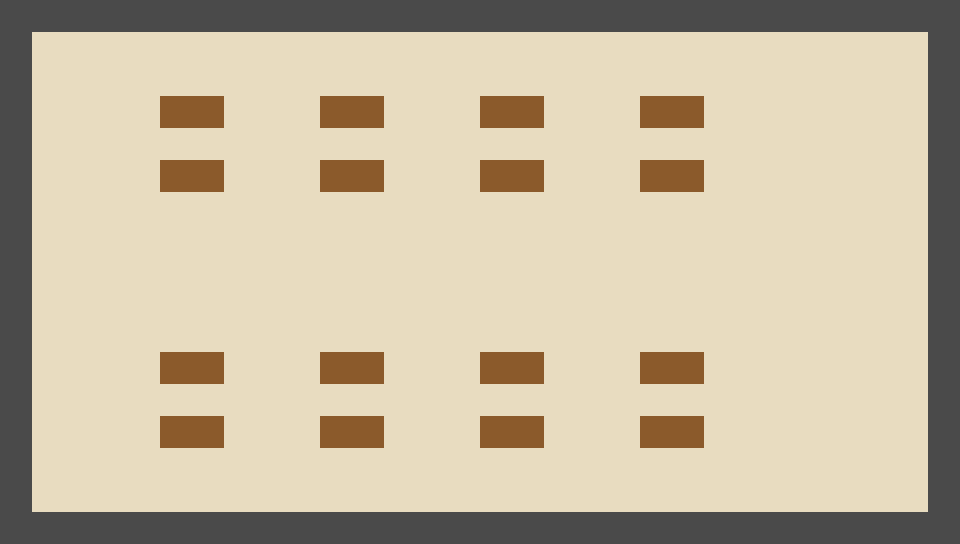

A level layout from a 2D game, rendered from its tile map. Below: a short description, then the map file with its tile-grid data intact:
An orthogonal 30x17 tile map with 32x32 px tiles, 2 tile layers (ground, walls) and 3 objects (entry_west, goal, exit_east).

<map version="1.10" tiledversion="1.12.1" orientation="orthogonal" renderorder="right-down" width="30" height="17" tilewidth="32" tileheight="32" infinite="0" nextlayerid="5" nextobjectid="11">
 <tileset firstgid="1" name="tileset_school" tilewidth="32" tileheight="32" tilecount="3" columns="3">
  <image source="tileset_school.png" width="96" height="32" />
 </tileset>
 <layer id="1" name="ground" width="30" height="17">
  <data encoding="csv">
1,1,1,1,1,1,1,1,1,1,1,1,1,1,1,1,1,1,1,1,1,1,1,1,1,1,1,1,1,1,
1,1,1,1,1,1,1,1,1,1,1,1,1,1,1,1,1,1,1,1,1,1,1,1,1,1,1,1,1,1,
1,1,1,1,1,1,1,1,1,1,1,1,1,1,1,1,1,1,1,1,1,1,1,1,1,1,1,1,1,1,
1,1,1,1,1,1,1,1,1,1,1,1,1,1,1,1,1,1,1,1,1,1,1,1,1,1,1,1,1,1,
1,1,1,1,1,1,1,1,1,1,1,1,1,1,1,1,1,1,1,1,1,1,1,1,1,1,1,1,1,1,
1,1,1,1,1,1,1,1,1,1,1,1,1,1,1,1,1,1,1,1,1,1,1,1,1,1,1,1,1,1,
1,1,1,1,1,1,1,1,1,1,1,1,1,1,1,1,1,1,1,1,1,1,1,1,1,1,1,1,1,1,
1,1,1,1,1,1,1,1,1,1,1,1,1,1,1,1,1,1,1,1,1,1,1,1,1,1,1,1,1,1,
1,1,1,1,1,1,1,1,1,1,1,1,1,1,1,1,1,1,1,1,1,1,1,1,1,1,1,1,1,1,
1,1,1,1,1,1,1,1,1,1,1,1,1,1,1,1,1,1,1,1,1,1,1,1,1,1,1,1,1,1,
1,1,1,1,1,1,1,1,1,1,1,1,1,1,1,1,1,1,1,1,1,1,1,1,1,1,1,1,1,1,
1,1,1,1,1,1,1,1,1,1,1,1,1,1,1,1,1,1,1,1,1,1,1,1,1,1,1,1,1,1,
1,1,1,1,1,1,1,1,1,1,1,1,1,1,1,1,1,1,1,1,1,1,1,1,1,1,1,1,1,1,
1,1,1,1,1,1,1,1,1,1,1,1,1,1,1,1,1,1,1,1,1,1,1,1,1,1,1,1,1,1,
1,1,1,1,1,1,1,1,1,1,1,1,1,1,1,1,1,1,1,1,1,1,1,1,1,1,1,1,1,1,
1,1,1,1,1,1,1,1,1,1,1,1,1,1,1,1,1,1,1,1,1,1,1,1,1,1,1,1,1,1,
1,1,1,1,1,1,1,1,1,1,1,1,1,1,1,1,1,1,1,1,1,1,1,1,1,1,1,1,1,1
</data>
 </layer>
 <layer id="2" name="walls" width="30" height="17">
  <data encoding="csv">
2,2,2,2,2,2,2,2,2,2,2,2,2,2,2,2,2,2,2,2,2,2,2,2,2,2,2,2,2,2,
2,0,0,0,0,0,0,0,0,0,0,0,0,0,0,0,0,0,0,0,0,0,0,0,0,0,0,0,0,2,
2,0,0,0,0,0,0,0,0,0,0,0,0,0,0,0,0,0,0,0,0,0,0,0,0,0,0,0,0,2,
2,0,0,0,0,3,3,0,0,0,3,3,0,0,0,3,3,0,0,0,3,3,0,0,0,0,0,0,0,2,
2,0,0,0,0,0,0,0,0,0,0,0,0,0,0,0,0,0,0,0,0,0,0,0,0,0,0,0,0,2,
2,0,0,0,0,3,3,0,0,0,3,3,0,0,0,3,3,0,0,0,3,3,0,0,0,0,0,0,0,2,
2,0,0,0,0,0,0,0,0,0,0,0,0,0,0,0,0,0,0,0,0,0,0,0,0,0,0,0,0,2,
2,0,0,0,0,0,0,0,0,0,0,0,0,0,0,0,0,0,0,0,0,0,0,0,0,0,0,0,0,2,
2,0,0,0,0,0,0,0,0,0,0,0,0,0,0,0,0,0,0,0,0,0,0,0,0,0,0,0,0,2,
2,0,0,0,0,0,0,0,0,0,0,0,0,0,0,0,0,0,0,0,0,0,0,0,0,0,0,0,0,2,
2,0,0,0,0,0,0,0,0,0,0,0,0,0,0,0,0,0,0,0,0,0,0,0,0,0,0,0,0,2,
2,0,0,0,0,3,3,0,0,0,3,3,0,0,0,3,3,0,0,0,3,3,0,0,0,0,0,0,0,2,
2,0,0,0,0,0,0,0,0,0,0,0,0,0,0,0,0,0,0,0,0,0,0,0,0,0,0,0,0,2,
2,0,0,0,0,3,3,0,0,0,3,3,0,0,0,3,3,0,0,0,3,3,0,0,0,0,0,0,0,2,
2,0,0,0,0,0,0,0,0,0,0,0,0,0,0,0,0,0,0,0,0,0,0,0,0,0,0,0,0,2,
2,0,0,0,0,0,0,0,0,0,0,0,0,0,0,0,0,0,0,0,0,0,0,0,0,0,0,0,0,2,
2,2,2,2,2,2,2,2,2,2,2,2,2,2,2,2,2,2,2,2,2,2,2,2,2,2,2,2,2,2
</data>
 </layer>
 <objectgroup id="4" name="objects">
  <object id="3" name="entry_west" x="47.9236" y="271.842">
   <point />
  </object>
  <object id="6" name="goal" x="894.849" y="223.919" width="32.2245" height="96.6734" />
  <object id="8" name="exit_east" x="897.328" y="383.389" width="29.7457" height="96.6734">
   <properties>
    <property name="targetEntry" value="entry_west" />
    <property name="targetScene" value="CorridorScene" />
   </properties>
  </object>
 </objectgroup>
</map>
